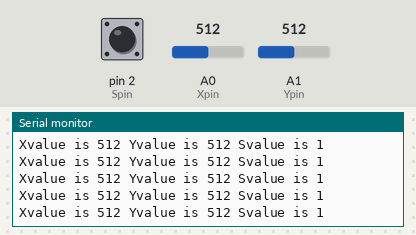
Bench run of a sketch on a simulated Arduino Uno, built with avr-gcc and run on an emulated ATmega328P. Shown: the last lines printed to the serial monitor. Inputs (shaded band) come from the test bench; at power-on: A0 (Xpin) = 512, A1 (Ypin) = 512, pin 2 (Spin) HIGH.

Above: at 1.2 s.
1.3 s: A0 (Xpin) set to 716
At 1.76 s:
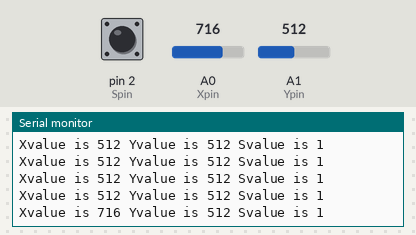
2.8 s: A1 (Ypin) set to 716
At 2.97 s:
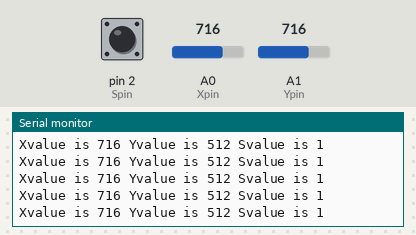
4.3 s: pin 2 (Spin) pulled LOW for 0.25 s
At 4.77 s:
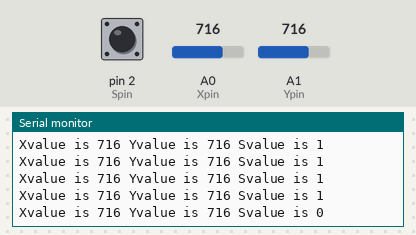
6.0 s: A0 (Xpin) set to 900
At 6.18 s:
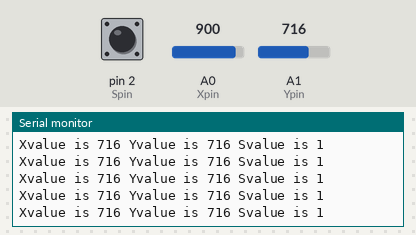
7.5 s: pin 2 (Spin) pulled LOW for 1 s
At 7.99 s:
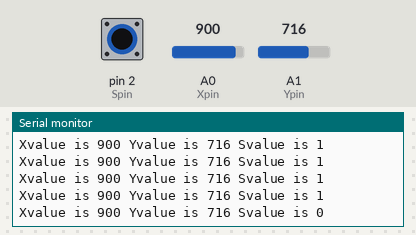
10.0 s: A1 (Ypin) set to 900
At 10.0 s:
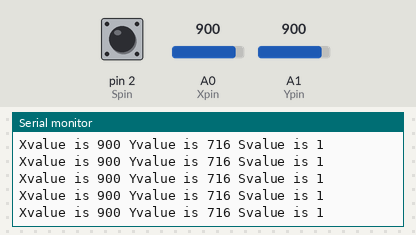
Timing chart, 0 to 12.5 s (numbered marks = the images above; inputs shaded):
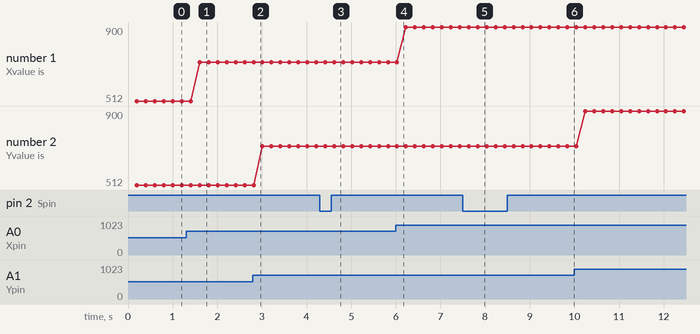

Measured:
- after the input at 1.3 s, the serial monitor: prints a new line after 0.31 s (image 1)
- after the input at 4.3 s, the serial monitor: prints a new line after 0.32 s (image 3)
- after the input at 7.5 s, the serial monitor: prints a new line after 0.33 s (image 5)
- plotted number 1: 512 → 716 after the input at 1.3 s, 716 → 900 after the input at 6.0 s

The sketch:

joystick.ino
```cpp
int Xpin = A0;
int Ypin = A1;
int Spin = 2;
int Xvalue;
int Yvalue;
int Svalue;
int dt = 200;

void setup() {

  pinMode(Xpin,INPUT);
  pinMode(Ypin,INPUT);
  pinMode(Spin,INPUT);
  digitalWrite(Spin,HIGH);
  Serial.begin(9600);
}

void loop() {
  // put your main code here, to run repeatedly:
  Xvalue = analogRead(Xpin);
  Yvalue = analogRead(Ypin);
  Svalue = digitalRead(Spin);
  delay(dt);
  Serial.print("Xvalue is ");
    Serial.print(Xvalue);
    Serial.print(" Yvalue is ");
    Serial.print(Yvalue);
      Serial.print(" Svalue is ");
      Serial.println(Svalue);
}
```
